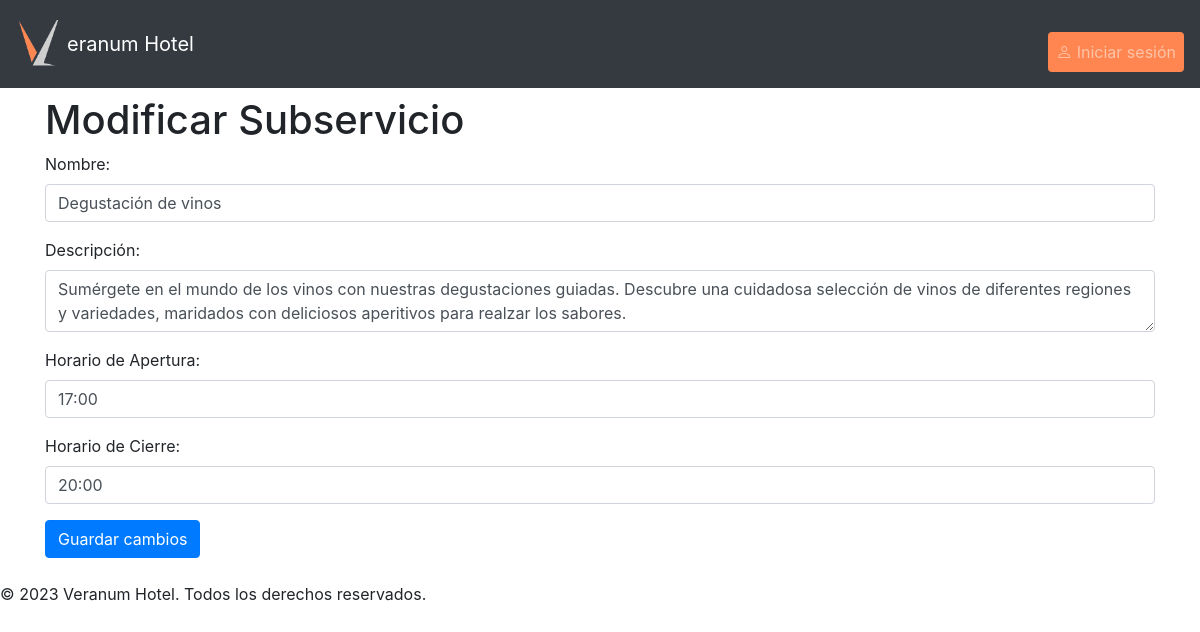
/subservicio/5/modificar/, run on the app's committed database.
### VeranumApp/models.py (models this page shows, shortened)
class Subservicio(models.Model):
    idSubservicio = models.AutoField(primary_key=True)
    nombre = models.CharField(max_length=100)
    descripcion = models.TextField(max_length=400)
    horarioApertura = models.TimeField()
    horarioCierre = models.TimeField()
    servicio = models.ForeignKey(ServicioHoteleria, on_delete=models.CASCADE)
    imagen = models.ImageField(default='static/img/servicio_prueba.jpg', upload_to='static/img')

### VeranumApp/views.py (the view, shortened to what this page needs)
# urls.py: path('subservicio/<int:subservicio_id>/modificar/', views.modificar_subservicio, name='modificar_subservicio'),
def modificar_subservicio(request, subservicio_id):
    subservicio = Subservicio.objects.get(idSubservicio=subservicio_id)
    return render(request, 'modificar_subservicio.html', {'subservicio': subservicio})

### VeranumApp/templates/modificar_subservicio.html (shortened to what this page needs)
{% extends 'base.html' %}
{% block content %}
  <h1>Modificar Subservicio</h1>
  <form method="POST" action="{% url 'guardar_modificacion_subservicio' subservicio.idSubservicio %}">
    <div class="form-group">
      <label for="nombre">Nombre:</label>
      <input type="text" class="form-control" id="nombre" name="nombre" value="{{ subservicio.nombre }}">
    </div>
    <div class="form-group">
      <label for="descripcion">Descripción:</label>
      <textarea class="form-control" id="descripcion" name="descripcion">{{ subservicio.descripcion }}</textarea>
    </div>
    <div class="form-group">
      <label for="horarioApertura">Horario de Apertura:</label>
      <input type="text" class="form-control" id="horarioApertura" name="horarioApertura" value="{{ subservicio.horarioApertura }}">
    </div>
    <div class="form-group">
      <label for="horarioCierre">Horario de Cierre:</label>
      <input type="text" class="form-control" id="horarioCierre" name="horarioCierre" value="{{ subservicio.horarioCierre }}">
    </div>
    <button type="submit" class="btn btn-primary">Guardar cambios</button>
  </form>
{% endblock %}

### static/css/style.css (style rules this page uses)
html { scroll-behavior: ; }
body { transition: 0.3s all ease-in-out; }

### data on the page
Subservicio: nombre "Degustación de vinos", descripcion "Sumérgete en el mundo de los vinos con nuestras degustaciones guiadas. Descubre una cuidadosa selección de vinos de diferentes regiones y variedades, maridados con deliciosos aperitivos para realzar los sabores.", horarioApertura "17:00", horarioCierre "20:00"
